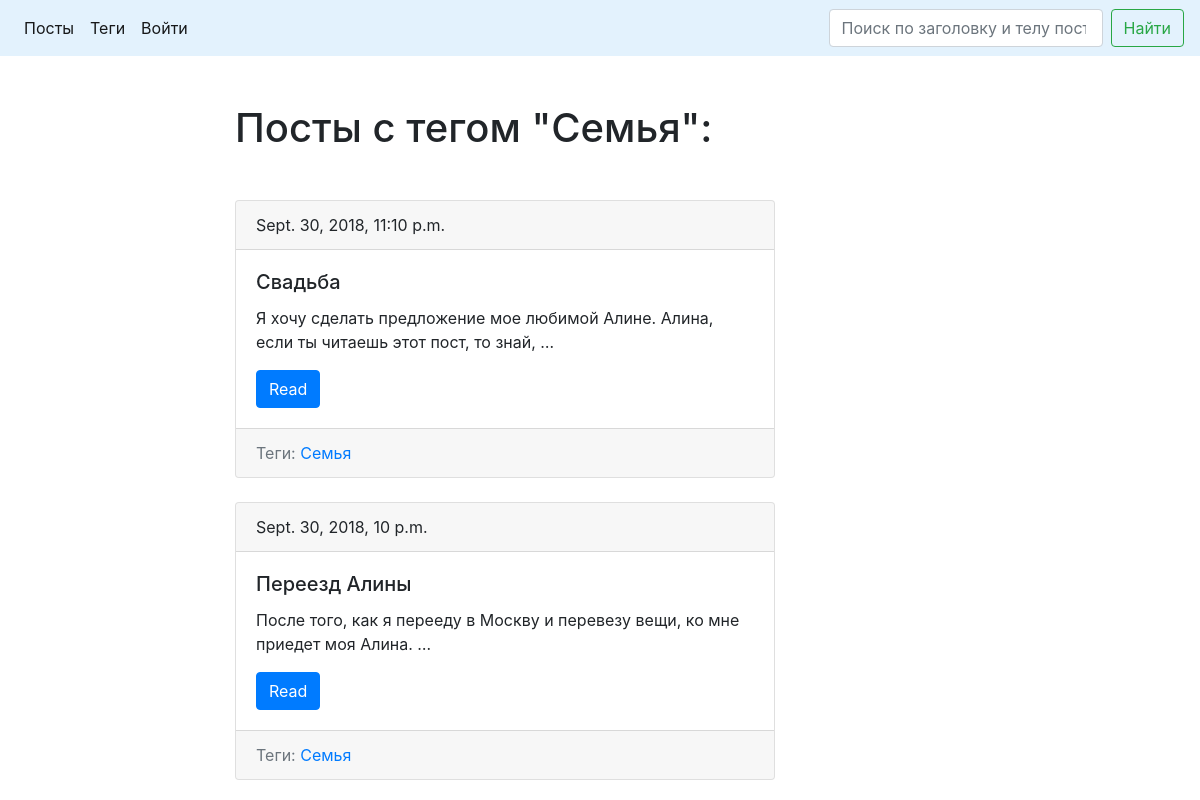
The page /tag/семья-1538295831/ on the database its author committed.
### blog/models.py (models this page shows, shortened)
class Tag(models.Model):
    title = models.CharField(verbose_name='Заголовок', max_length=50)
    slug = models.SlugField(max_length=50, blank=True, unique=True)
    def get_absolute_url(self):
        return reverse('tag_detail_url', kwargs={'slug': self.slug})
    class Meta:
        ordering = ['title']

class Post(models.Model):
    title = models.CharField(verbose_name='Заголовок', max_length=150, db_index=True)
    slug = models.SlugField(max_length=150, blank=True, unique=True)
    body = models.TextField(verbose_name='Тело', blank=True, db_index=True)
    pub_date = models.DateTimeField(verbose_name='Дата публикации', auto_now_add=True)
    tags = models.ManyToManyField('Tag', blank=True, related_name='posts', verbose_name='Теги')
    def get_absolute_url(self):
        return reverse('post_detail_url', kwargs={'slug': self.slug})
    class Meta:
        ordering = ['-pub_date']

### blog/views.py (the view)
# urls.py: path('tag/<str:slug>/', views.TagDetail.as_view(), name='tag_detail_url'),
class TagDetail(ObjectDetailMixin, View):
    model = Tag
    template = 'blog/object_detail.html'

### blog/utils.py (called while the page is built)
    def get(self, request, slug):
        obj = get_object_or_404(self.model, slug__iexact=slug)
        return render(request, self.template, context={
            self.model.__name__.lower(): obj,
            'admin_object': obj,
            'detail': True,
        })

### blog/templates/blog/object_detail.html (shortened to what this page needs)
{% extends "blog/base_blog.html" %}
{% block content %}
    {% if post %}
        <h1 class="mt-5">{{ post.title }}</h1>
        <p>{{ post.body }}</p>
    {% elif tag %}
        <h1 class="mb-5">Посты с тегом "{{ tag.title }}":</h1>
        {% for post in tag.posts.all %}
            {% include "blog/includes/post_card_template.html" %}
        {% endfor %}
    {% endif %}
{% endblock %}

### blog/templates/blog/includes/post_card_template.html
<div class="card mb-4">
    <div class="card-header">
        {{ post.pub_date }}
    </div>
    <div class="card-body">
        <h5 class="card-title">{{ post.title }}</h5>
        <p class="card-text">{{ post.body|truncatewords:15}}</p>
        <a href="{{ post.get_absolute_url }}" class="btn btn-primary">Read</a>
    </div>
    <div class="card-footer text-muted">
        Теги:
        {% for tag in post.tags.all %}
            {% if forloop.last %}
                <a href="{{ tag.get_absolute_url }}">{{ tag.title }}</a>
            {% else %}
                <a href="{{ tag.get_absolute_url }}">{{ tag.title }}</a>,
            {% endif %}
        {% empty %}
            нет тегов...
        {% endfor %}
     </div>
</div>

### rows shown on the page
Tag: title "Семья"
Post: pub_date "Sept. 30, 2018, 11:10 p.m.", title "Свадьба", body "Я хочу сделать предложение мое любимой Алине. Алина, если ты читаешь этот пост, то знай, …"
Post: pub_date "Sept. 30, 2018, 10 p.m.", title "Переезд Алины", body "После того, как я перееду в Москву и перевезу вещи, ко мне приедет моя Алина. …"
